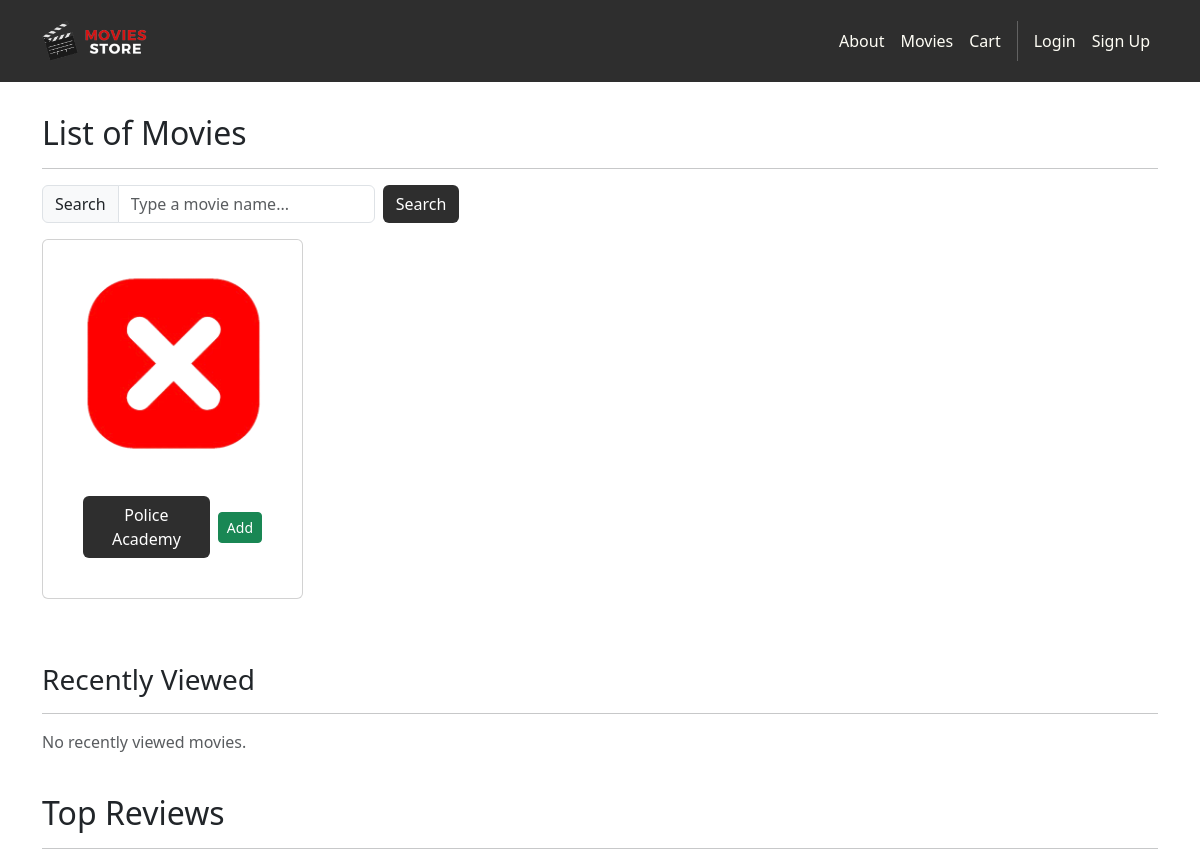
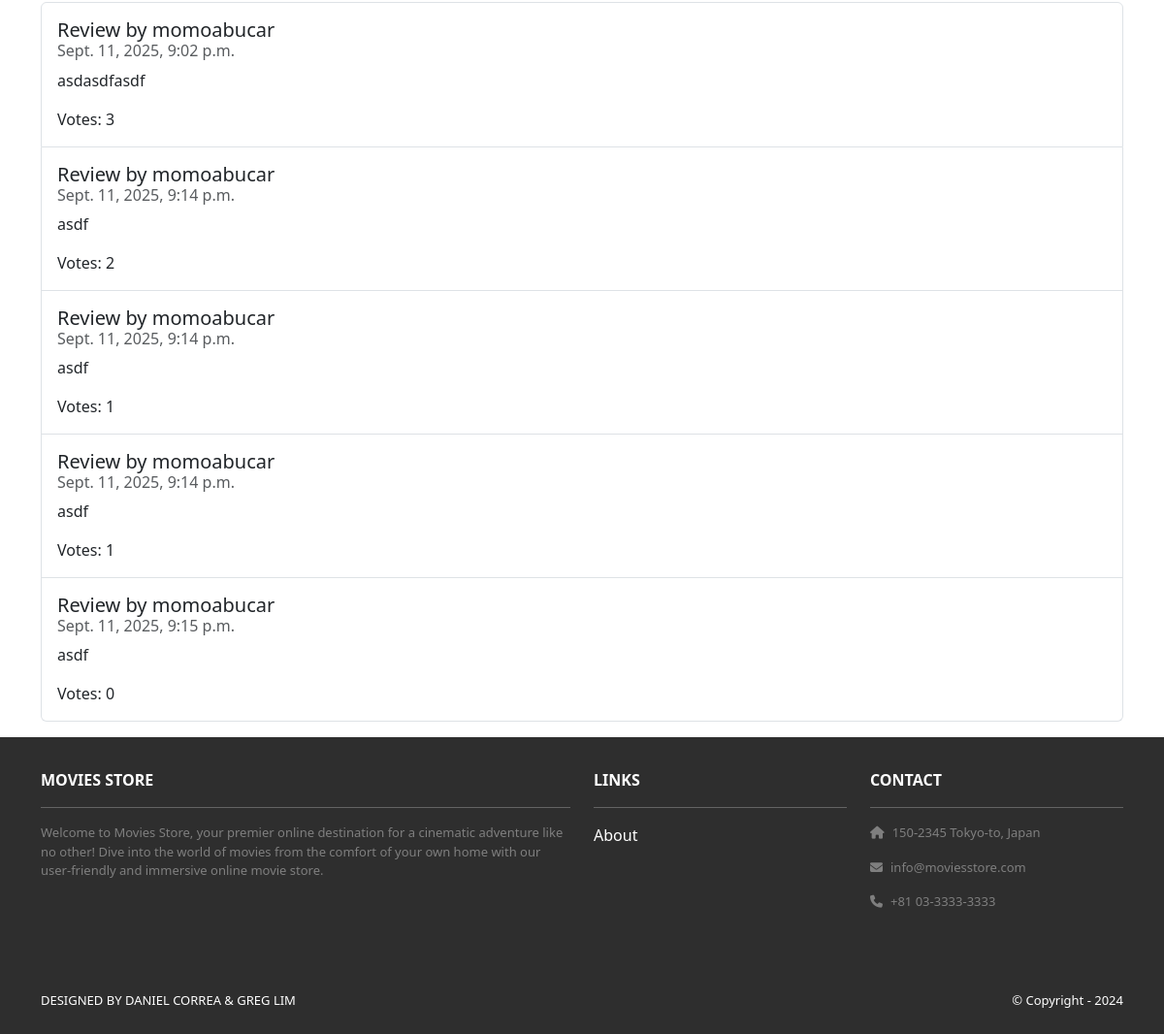
Page /movies/ on the committed database (2 pictures, top to bottom).
### movies/models.py (models this page shows, shortened)
class Movie(models.Model):
    id = models.AutoField(primary_key=True)
    name = models.CharField(max_length=255)
    price = models.IntegerField()
    description = models.TextField()
    image = models.ImageField(upload_to='movie_images/')

class Review(models.Model):
    id = models.AutoField(primary_key=True)
    comment = models.CharField(max_length=255)
    date = models.DateTimeField(auto_now_add=True)
    movie = models.ForeignKey(Movie,
        on_delete=models.CASCADE)
    user = models.ForeignKey(User, on_delete=models.CASCADE)
    votes = models.IntegerField(default=0)

### movies/views.py (the view)
# urls.py: path('', views.index, name='cart.index'),
def index(request):
    search_term = request.GET.get('search')
    if search_term:
        movies = Movie.objects.filter(name__icontains=search_term)
    else:
        movies = Movie.objects.all()
    template_data = {
        'title': 'Movies',
        'movies': movies,
        'recently_viewed': [Movie.objects.get(id=id) for id in request.session.get('recently_viewed', [])],
        'reviews': Review.objects.order_by('-votes')[:5]
    }
    return render(request, 'movies/index.html', {'template_data': template_data})

### movies/templates/movies/index.html (shortened to what this page needs)
{% extends 'base.html' %}
{% load static %}
{% block content %}
<div class="p-3">
  <div class="container">
    <div class="row mt-3">
      <div class="col mx-auto mb-3">
        <h2 class="mb-3">List of Movies</h2>
        <hr>
        <form method="GET">
          <div class="row g-2">
            <div class="col-auto">
              <div class="input-group">
                <span class="input-group-text">Search</span>
                <input
                  type="text"
                  class="form-control"
                  name="search"
                  placeholder="Type a movie name...">
              </div>
            </div>
            <div class="col-auto">
              <button class="btn bg-dark text-white" type="submit">Search</button>
            </div>
          </div>
        </form>
      </div>
    </div>
    <div class="row">
      {% for movie in template_data.movies %}
      <div class="col-md-4 col-lg-3 mb-3">
        <div class="card p-2 align-items-center pt-4 h-100">
          <img src="{{ movie.image.url }}" class="card-img-top rounded img-card-200" alt="{{ movie.name }}">
          <div class="card-body text-center d-flex justify-content-between align-items-center">
              <div class="card-body text-center d-flex justify-content-between align-items-center">
              <a href="{% url 'movies.show' id=movie.id %}" class="btn bg-dark text-white me-2 flex-grow-1">
                {{ movie.name }}
              </a>
                <form method="post" action="{% url 'cart.add' id=movie.id %}">
                    <button type="submit" class="btn btn-sm btn-success">Add</button>
                </form>
            </div>
          </div>
        </div>
      </div>
      {% empty %}
      <div class="col-12">
        <p class="text-muted">No movies found.</p>
      </div>
      {% endfor %}
    </div>
    <div class="row mt-5">
      <div class="col-12">
        <h3 class="mb-3">Recently Viewed</h3>
        <hr>
      </div>
      {% if template_data.recently_viewed %}
        {% for movie in template_data.recently_viewed %}
        <div class="col-md-4 col-lg-3 mb-3">
          <div class="card p-2 align-items-center pt-4 h-100">
            <img src="{{ movie.image.url }}" class="card-img-top rounded img-card-200" alt="{{ movie.name }}">
            <div class="card-body text-center d-flex justify-content-between align-items-center">
            <div class="card-body text-center d-flex justify-content-between align-items-center">
              <a href="{% url 'movies.show' id=movie.id %}" class="btn bg-dark text-white me-2 flex-grow-1">
                {{ movie.name }}
              </a>
                <form method="post" action="{% url 'cart.add' id=movie.id %}">
                    {% csrf_token %}
                    <button type="submit" class="btn btn-sm btn-success">Add</button>
                </form>
            </div>
            </div>
          </div>
        </div>
        {% endfor %}
      {% else %}
        <div class="col-12">
          <p class="text-muted">No recently viewed movies.</p>
        </div>
      {% endif %}
    </div>
  <h2 class="mt-4">Top Reviews</h2>
  <hr>
  <ul class="list-group">
    {% for review in template_data.reviews %}
      <li class="list-group-item py-3">
        <h5 class="card-title">Review by {{ review.user.username }}</h5>
        <h6 class="card-subtitle mb-2 text-muted">{{ review.date }}</h6>
        <p class="card-text">{{ review.comment }}</p>
        <p class="card-text">Votes: {{ review.votes }}</p>
      </li>
    {% empty %}
      <li class="list-group-item py-3">No reviews yet.</li>
    {% endfor %}
  </ul>
  </div>
</div>
{% endblock content %}

### moviestore/static/css/style.css (style rules this page uses)
.bg-dark { background-color: #2E2E2E !important; }
.img-card-200 { width: fit-content; max-height: 200px; }

### rows in the picture
Movie: image (picture), name "Police Academy"
Review: user.username "momoabucar", date "Sept. 11, 2025, 9:02 p.m.", comment "asdasdfasdf", votes "3"
Review: user.username "momoabucar", date "Sept. 11, 2025, 9:14 p.m.", comment "asdf", votes "2"
Review: user.username "momoabucar", date "Sept. 11, 2025, 9:14 p.m.", comment "asdf", votes "1"
Review: user.username "momoabucar", date "Sept. 11, 2025, 9:14 p.m.", comment "asdf", votes "1"
Review: user.username "momoabucar", date "Sept. 11, 2025, 9:15 p.m.", comment "asdf", votes "0"
